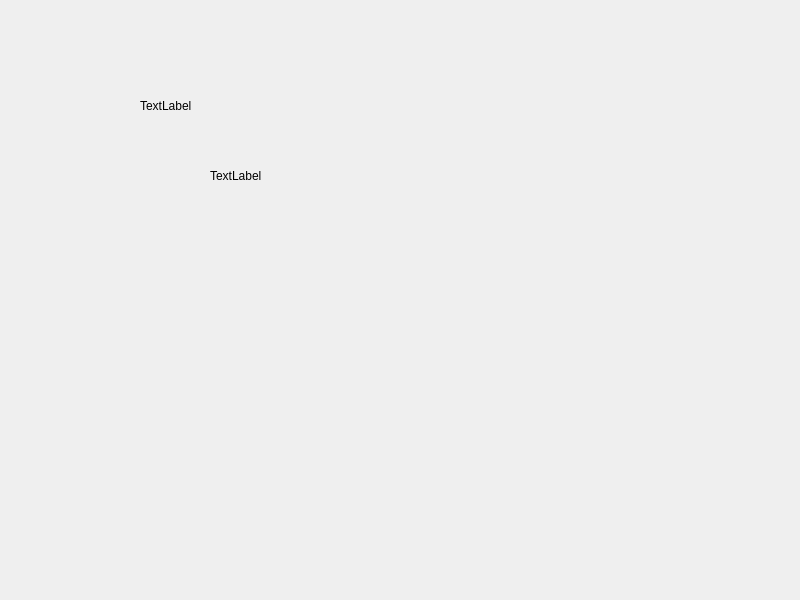
<?xml version="1.0" encoding="UTF-8"?>
<ui version="4.0">
 <class>Widget</class>
 <widget class="QWidget" name="Widget">
  <property name="geometry">
   <rect>
    <x>0</x>
    <y>0</y>
    <width>800</width>
    <height>600</height>
   </rect>
  </property>
  <property name="windowTitle">
   <string>Widget</string>
  </property>
  <widget class="QLabel" name="label">
   <property name="geometry">
    <rect>
     <x>140</x>
     <y>100</y>
     <width>54</width>
     <height>12</height>
    </rect>
   </property>
   <property name="text">
    <string>TextLabel</string>
   </property>
  </widget>
  <widget class="QLabel" name="label_2">
   <property name="geometry">
    <rect>
     <x>210</x>
     <y>170</y>
     <width>54</width>
     <height>12</height>
    </rect>
   </property>
   <property name="text">
    <string>TextLabel</string>
   </property>
  </widget>
 </widget>
 <resources/>
 <connections/>
</ui>
